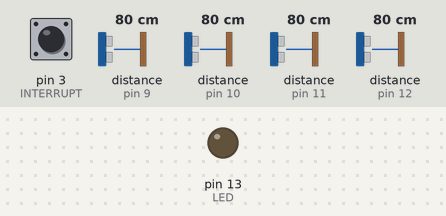
Recording of a sketch running on a simulated Arduino Mega 2560, built with avr-gcc and run on an emulated ATmega2560. Parts: output pins drawn as LEDs (lit = HIGH). The inputs (shaded band) are chosen by the test bench; at power-on: pin 3 (INTERRUPT) LOW, distance to the obstacle (sensors on pin 9, pin 10, pin 11, pin 12) 80 cm. What the sketch prints to the serial monitor is not drawn.

Above: at 1.2 s.
1.3 s: pin 3 (INTERRUPT) pulled HIGH for 0.15 s
Timing chart, 0 to 4.3 s (numbered marks = the images above; inputs shaded):
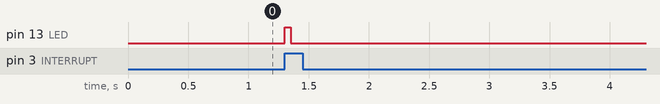

The sketch:

ultrasonic.18.ino
```cpp
/* ----------ICEBERG ROBOTS----------
    Ultraschallnano 2018
    - misst kontinuierlich Messwerte der Ultraschallsensoren
    - zum Abrufen sendet der Hauptkontroller einen Interupt-Befehl
*/

#include <NewPing.h>

//Pins der Ultraschall-Sensoren
#define INTERRUPT 3 //Interrupt-Pin, der aktiviert wird, um die US-Werte abzufragen
#define LED 13      // Status-LED für Interrupt
#define US_Front 12 // Ultraschallsensor vorne
#define US_Back 9   // Ultraschallsensor hinten
#define US_Left 10  // Ultraschallsensor links
#define US_Right 11 // Ultraschallsensor rechts

#define MAX_DISTANCE 253  // Die maximale Distanz (in cm), welche die US-Sensoren messen
#define START_MARKER 254  // Startzeichen einer Nachricht
#define END_MARKER 255    // Endzeichen einer Nachricht

// Debug Modus, um Daten über USB auszulesen
unsigned long ledTimer = 0;
unsigned long timestamp = 0;

//------------------------------------------------------------

int values[] = {0, 0, 0, 0};                  //In diesem Array werden die Werte, die die US-Sensoren messen, gespeichert

NewPing sonarF(US_Front, US_Front, MAX_DISTANCE);   //Hier wird das Objekt für den vorderen US-Sensor erstellt
NewPing sonarB(US_Back, US_Back, MAX_DISTANCE);     //Hier wird das Objekt für den hinteren US-Sensor erstellt
NewPing sonarL(US_Left, US_Left, MAX_DISTANCE);     //Hier wird das Objekt für den linken US-Sensor erstellt
NewPing sonarR(US_Right, US_Right, MAX_DISTANCE);   //Hier wird das Objekt für den rechten US-Sensor erstellt

//------------------------------------------------------------

void setup() {
  pinMode(LED, OUTPUT);
  Serial.begin(115200);                                                   // startet die Serielle Kommunikation
  Serial.print("\nICEBERG ROBOTS\nULTRASONIC\n");                         // Startnachricht
  pinMode(INTERRUPT, INPUT);                                              // definiert den Interupt-Pin als Eingang
  attachInterrupt(digitalPinToInterrupt(INTERRUPT), usAusgeben, RISING);  // erstellt den Interrupt -> wenn das Signal am Interruptpin ansteigt, dann wird die Methode usAusgeben ausgeführt
}
//------------------------------------------------------------

void loop() {                       //Loop-Methode
  values[0] = sonarR.ping_cm();       //Auslesen des rechten Ultraschallsensors
  digitalWrite(LED, millis() <= ledTimer);
  values[1] = sonarF.ping_cm();       //Auslesen des vorderen Ultraschallsensors
  digitalWrite(LED, millis() <= ledTimer);
  values[2] = sonarL.ping_cm();       //Auslesen des linken Ultraschallsensors
  digitalWrite(LED, millis() <= ledTimer);
  values[3] = sonarB.ping_cm();       //Auslesen des hinteren Ultraschallsensors
  timestamp = millis();
  do {    //kurze Wartezeit, da die Ultraschallsensoren nicht direkt hintereinander ausgelesen werden können
    digitalWrite(LED, millis() <= ledTimer);
  } while (millis() - timestamp < 30);
  //Serial.print(String(values[0])+","+String(values[1])+","+String(values[2])+","+String(values[3])+"\n");

}

//------------------------------------------------------------

void usAusgeben() {                 //Methode wird beim Interrupt aufgerufen und gibt dem Mega die US-Werte aus
  ledTimer = millis() + 50;
  digitalWrite(LED, HIGH);
  Serial.write(START_MARKER);
  for (int i = 0; i < 4; i++) {
    Serial.write(constrain(values[i],0,253));          //sendet die Werte über UART an den Arduino Mega
  }
  Serial.write(END_MARKER);
}
```

Measured:
- after the input at 1.3 s, pin 13 (LED): LOW → HIGH at once, → LOW 0.05 s later
